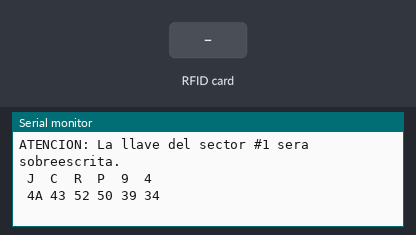
Recording of a sketch running on a simulated Arduino Uno, built with avr-gcc and run on an emulated ATmega328P. Shown: the last lines printed to the serial monitor. Inputs (shaded band) come from the test bench.

Above: at 1.5 s.
1.6 s: RFID card 5E 7A 19 C4 held to the reader
At 3.1 s:
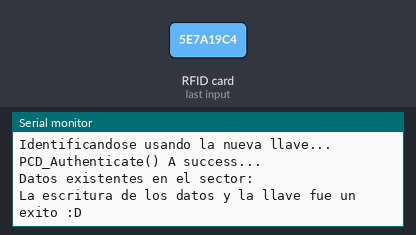
3.2 s: RFID card 5E 7A 19 C4 held to the reader
At 3.68 s:
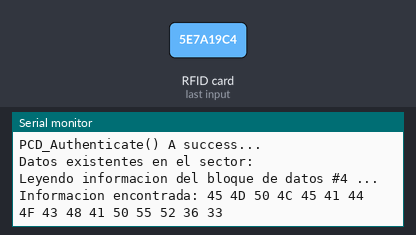

Measured:
- after the input at 1.6 s, the serial monitor: prints a new line after 0.13 s (image 1)
- after the input at 3.2 s, the serial monitor: prints a new line after 0.42 s (image 2)

The sketch:

Programador_RFID.ino
```cpp
/*
 * ----------------------------------------------------------------------------
 * See https://github.com/miguelbalboa/rfid
 * for further details and other examples.
 *
 * NOTE: The library file MFRC522.h has a lot of useful info. Please read it.
 *
 * Released into the public domain.
 * ----------------------------------------------------------------------------
 * Sketch/program which will try the most used default keys listed in
 * https://code.google.com/p/mfcuk/wiki/MifareClassicDefaultKeys to dump the
 * block 0 of a MIFARE RFID card using a RFID-RC522 reader.
 *
 * Typical pin layout used:
 * -----------------------------------------------------------------------------------------
 *             MFRC522      Arduino       Arduino   Arduino    Arduino          Arduino
 *             Reader/PCD   Uno/101       Mega      Nano v3    Leonardo/Micro   Pro Micro
 * Signal      Pin          Pin           Pin       Pin        Pin              Pin
 * -----------------------------------------------------------------------------------------
 * RST/Reset   RST          9             5         D9         RESET/ICSP-5     RST
 * SPI SS      SDA(SS)      10            53        D10        10               10
 * SPI MOSI    MOSI         11 / ICSP-4   51        D11        ICSP-4           16
 * SPI MISO    MISO         12 / ICSP-1   50        D12        ICSP-1           14
 * SPI SCK     SCK          13 / ICSP-3   52        D13        ICSP-3           15
 *
 */

#include <SPI.h>
#include <MFRC522.h>

#define RST_PIN         9           // Configurable, see typical pin layout above
#define SS_PIN          10          // Configurable, see typical pin layout above

MFRC522 mfrc522(SS_PIN, RST_PIN);   // Create MFRC522 instance.

byte sector         = 1; // 0,    1,    2,      3,  ...
byte blockAddr      = 4; // 0*-2,  4-6,  8-10,   12-14, ...
byte trailerBlock   = 7; // 3,    7,    11,     15, ...

byte dataBlock[] = {
    'E', 'M', 'P', 'L', //  1,  2,   3,  4,
    'E', 'A', 'D', 'O', //  5,  6,   7,  8,
    'C', 'H', 'A', 'P', //  9, 10, 255, 11,
    'U', 'R', '6', '3'  // 12, 13, 14, 15
};

byte newKey[6] = {'J','C','R','P','9','4'};

// Number of known default keys (hard-coded)
// NOTE: Synchronize the NR_KNOWN_KEYS define with the defaultKeys[] array
#define NR_KNOWN_KEYS   9
// Known keys, see: https://code.google.com/p/mfcuk/wiki/MifareClassicDefaultKeys
byte knownKeys[NR_KNOWN_KEYS][MFRC522::MF_KEY_SIZE] =  {
    {'J','C','R','P','9','4'},
    {0xff, 0xff, 0xff, 0xff, 0xff, 0xff}, // FF FF FF FF FF FF = factory default
    {0xa0, 0xa1, 0xa2, 0xa3, 0xa4, 0xa5}, // A0 A1 A2 A3 A4 A5
    {0xb0, 0xb1, 0xb2, 0xb3, 0xb4, 0xb5}, // B0 B1 B2 B3 B4 B5
    {0x4d, 0x3a, 0x99, 0xc3, 0x51, 0xdd}, // 4D 3A 99 C3 51 DD
    {0x1a, 0x98, 0x2c, 0x7e, 0x45, 0x9a}, // 1A 98 2C 7E 45 9A
    {0xd3, 0xf7, 0xd3, 0xf7, 0xd3, 0xf7}, // D3 F7 D3 F7 D3 F7
    {0xaa, 0xbb, 0xcc, 0xdd, 0xee, 0xff},  // AA BB CC DD EE FF
    {0x00, 0x00, 0x00, 0x00, 0x00, 0x00}  // 00 00 00 00 00 00
};


bool dataWrite = false;
bool keyWrite = false;

/*
 * Initialize.
 */
void setup() {
    Serial.begin(9600);         // Initialize serial communications with the PC
    while (!Serial);            // Do nothing if no serial port is opened (added for Arduinos based on ATMEGA32U4)
    SPI.begin();                // Init SPI bus
    mfrc522.PCD_Init();         // Init MFRC522 card

    //Serial.println(mfrc522.PCD_GetAntennaGain());
    //mfrc522.PCD_SetAntennaGain(0x07 << 4);
    //Serial.println(mfrc522.PCD_GetAntennaGain());

    Serial.println(F("Programador de tarjetas MIFARE Classic PICC"));
    Serial.println(F("Aplicacion escrita por el Ing. Julio Rosaldo"));
    Serial.println();

    Serial.print(F("ATENCION: Los datos existentes en el bloque #"));
    Serial.print(blockAddr);
    Serial.print(F(" del sector #"));
    Serial.print(sector);
    Serial.print(F(" seran sobreescritos."));
    Serial.println();

    for (int i=0; i<16; i++){
      Serial.write(" ");
      Serial.write(dataBlock[i]);
      Serial.write(" ");
    }
    Serial.println();
    for (int i=0; i<16; i++){
      Serial.print(dataBlock[i] < 0x10 ? " 0" : " ");
      Serial.print(dataBlock[i], HEX);
    }
    Serial.println();
    Serial.println();

    Serial.print(F("ATENCION: La llave del sector #"));
    Serial.print(sector);
    Serial.println(F(" sera sobreescrita."));

    for (int i=0; i<6; i++){
      Serial.write(" ");
      Serial.write(newKey[i]);
      Serial.write(" ");
    }
    Serial.println();
    for (int i=0; i<6; i++){
      Serial.print(newKey[i] < 0x10 ? " 0" : " ");
      Serial.print(newKey[i], HEX);
    }
    Serial.println();

    Serial.println();
    Serial.println();
}

/*
 * Helper routine to dump a byte array as hex values to Serial.
 */
void dump_byte_array(byte *buffer, byte bufferSize) {
    for (byte i = 0; i < bufferSize; i++) {
        Serial.print(buffer[i] < 0x10 ? " 0" : " ");
        Serial.print(buffer[i], HEX);
    }
}

/*
 * Try using the PICC (the tag/card) with the given key to access block 0.
 * On success, it will show the key details, and dump the block data on Serial.
 *
 * @return true when the given key worked, false otherwise.
 */
bool try_key(MFRC522::MIFARE_Key *key)
{
    MFRC522::StatusCode status;
    byte buffer[18];
    byte size = sizeof(buffer);

    // Authenticate using key A
    Serial.println(F("Identificandose usando llave generica..."));
    status = (MFRC522::StatusCode) mfrc522.PCD_Authenticate(MFRC522::PICC_CMD_MF_AUTH_KEY_A, trailerBlock, key, &(mfrc522.uid));
    if (status != MFRC522::STATUS_OK) {
        Serial.print(F("PCD_Authenticate() failed: "));
        Serial.println(mfrc522.GetStatusCodeName(status));
        return false;
    }
    Serial.println(F("PCD_Authenticate() A success..."));
    Serial.println();

    // Show the whole sector as it currently is
    Serial.println(F("Datos existentes en el sector:"));
    mfrc522.PICC_DumpMifareClassicSectorToSerial(&(mfrc522.uid), key, sector); // Funcion que imprime todos los datos de un sector
    Serial.println();

    // Read data from the block
    Serial.print(F("Leyendo informacion del bloque de datos #")); Serial.print(blockAddr); Serial.println(F(" ..."));
    status = (MFRC522::StatusCode) mfrc522.MIFARE_Read(blockAddr, buffer, &size); // Funcion de lectura
    if (status != MFRC522::STATUS_OK) {
        Serial.print(F("MIFARE_Read() failed: "));
        Serial.println(mfrc522.GetStatusCodeName(status));
    }
    Serial.print(F("Informacion encontrada:"));
    dump_byte_array(buffer, 16); Serial.println(); // Funcion que imprime los datos leidos del bloque
    Serial.println();


    // Read data from the trailer block
    Serial.print(F("Leyendo informacion del trailer block ")); Serial.print(trailerBlock); Serial.println(F(" ..."));
    status = (MFRC522::StatusCode) mfrc522.MIFARE_Read(trailerBlock, buffer, &size); // Funcion de lectura
    if (status != MFRC522::STATUS_OK) {
        Serial.print(F("MIFARE_Read() failed: "));
        Serial.println(mfrc522.GetStatusCodeName(status));
    }
    byte dataTrailerBlock[16];
    for (byte i = 0; i < 16; i++)
    {
      dataTrailerBlock[i] = buffer[i];
    }
    Serial.println(F("Informacion encontrada:"));
    dump_byte_array(dataTrailerBlock, 16); Serial.println(); // Funcion que imprime los datos leidos del bloque
    Serial.println();


    // Preparar la nueva llave
    for (byte i = 0; i < 6; i++)
    {
      dataTrailerBlock[i] = newKey[i];
      dataTrailerBlock[i+10] = newKey[i];
    }
    Serial.println(F("Datos a escribir en el trailer block: "));
    dump_byte_array(dataTrailerBlock, 16); Serial.println(); // Funcion que imprime los datos leidos del bloque
    Serial.println();

    /*
    // Authenticate using key B
    Serial.println(F("Authenticating again using key B..."));
    status = (MFRC522::StatusCode) mfrc522.PCD_Authenticate(MFRC522::PICC_CMD_MF_AUTH_KEY_B, trailerBlock, &key, &(mfrc522.uid));
    if (status != MFRC522::STATUS_OK) {
        Serial.print(F("PCD_Authenticate() failed: "));
        Serial.println(mfrc522.GetStatusCodeName(status));
        return;
    }
    Serial.println(F("PCD_Authenticate() B success..."));
    */


    // Escribir datos en el bloque seleccionado
    Serial.print(F("Escribiendo informacion en el bloque de datos #")); Serial.print(blockAddr); Serial.println(F(" ..."));
    dump_byte_array(dataBlock, 16); Serial.println();
    status = (MFRC522::StatusCode) mfrc522.MIFARE_Write(blockAddr, dataBlock, 16);
    if (status != MFRC522::STATUS_OK) {
        Serial.print(F("MIFARE_Write() failed: "));
        Serial.println(mfrc522.GetStatusCodeName(status));
    }
    Serial.println(F("finalizado"));
    Serial.println();

    // Read data from the block (again, should now be what we have written)
    Serial.print(F("Leyendo informacion escrita en el bloque de datos #")); Serial.print(blockAddr); Serial.println(F(" ..."));
    status = (MFRC522::StatusCode) mfrc522.MIFARE_Read(blockAddr, buffer, &size);
    if (status != MFRC522::STATUS_OK) {
        Serial.print(F("MIFARE_Read() failed: "));
        Serial.println(mfrc522.GetStatusCodeName(status));
    }
    Serial.println(F("Informacion encontrada:"));
    dump_byte_array(buffer, 16); Serial.println();
    Serial.println();

    // Check that data in block is what we have written
    // by counting the number of bytes that are equal
    Serial.println(F("Verificando integridad de los datos escritos..."));
    byte count = 0;
    for (byte i = 0; i < 16; i++) {
        // Compare buffer (= what we've read) with dataBlock (= what we've written)
        if (buffer[i] == dataBlock[i])
            count++;
    }
    Serial.print(F("Numero de bytes que coinciden = ")); Serial.println(count);
    if (count == 16) {
        Serial.println(F("Escritura de datos exitosa"));
        dataWrite = true;
    } else {
        Serial.println(F("ERROR: los datos no coinciden "));
    }
    Serial.println();


    // Escritura de datos en el bloque trailer seleccionado
    Serial.print(F("Escribiendo datos en el bloque trailer ")); Serial.print(trailerBlock);
    Serial.println(F(" ..."));
    dump_byte_array(dataTrailerBlock, 16); Serial.println();
    status = (MFRC522::StatusCode) mfrc522.MIFARE_Write(trailerBlock, dataTrailerBlock, 16);
    if (status != MFRC522::STATUS_OK) {
        Serial.print(F("MIFARE_Write() failed: "));
        Serial.println(mfrc522.GetStatusCodeName(status));
    }
    Serial.println(F("finalizado"));
    Serial.println();


    MFRC522::MIFARE_Key newKeyCheck;
    for (byte i = 0; i < MFRC522::MF_KEY_SIZE; i++) {
      newKeyCheck.keyByte[i] = newKey[i];
    }

    // TERMINA ESCRITURA


    // Authenticate using key A
    Serial.println(F("Identificandose usando la nueva llave..."));
    status = (MFRC522::StatusCode) mfrc522.PCD_Authenticate(MFRC522::PICC_CMD_MF_AUTH_KEY_A, trailerBlock, &newKeyCheck, &(mfrc522.uid));
    if (status != MFRC522::STATUS_OK) {
        Serial.print(F("PCD_Authenticate() failed: "));
        Serial.println(mfrc522.GetStatusCodeName(status));
        return false;
    }
    else{
      keyWrite = true;
    }
    Serial.println(F("PCD_Authenticate() A success..."));
    Serial.println();


    // Dump the sector data
    Serial.println(F("Datos existentes en el sector:"));
    mfrc522.PICC_DumpMifareClassicSectorToSerial(&(mfrc522.uid), &newKeyCheck, sector);
    Serial.println();


    if (dataWrite == true && keyWrite == true){
      dataWrite = false;
      keyWrite = false;
      Serial.println(F("La escritura de los datos y la llave fue un exito :D"));
      Serial.println();
      Serial.println();
    }


    mfrc522.PICC_HaltA();
    mfrc522.PCD_StopCrypto1();
    return true;
}

/*
 * Main loop.
 */
void loop() {
  delay(250);
    // Reset the loop if no new card present on the sensor/reader. This saves the entire process when idle.
    if ( ! mfrc522.PICC_IsNewCardPresent())
        return;

    // Select one of the cards
    if ( ! mfrc522.PICC_ReadCardSerial())
        return;

    // Show some details of the PICC (that is: the tag/card)
    Serial.print(F("Card UID:"));
    dump_byte_array(mfrc522.uid.uidByte, mfrc522.uid.size); // UID DE LA TARJETA
    Serial.println();

    Serial.print(F("PICC type: "));
    MFRC522::PICC_Type piccType = mfrc522.PICC_GetType(mfrc522.uid.sak); // TIPO DE LA TARJETA
    Serial.println(mfrc522.PICC_GetTypeName(piccType));
    Serial.println();

    // Try the known default keys
    MFRC522::MIFARE_Key key;
    for (byte k = 0; k < NR_KNOWN_KEYS; k++) {
        // Copy the known key into the MIFARE_Key structure
        for (byte i = 0; i < MFRC522::MF_KEY_SIZE; i++) {
            key.keyByte[i] = knownKeys[k][i];
        }
        // PRUEBA LA LLAVE
        if (try_key(&key)) {
            // Found and reported on the key and block,
            // no need to try other keys for this PICC
            break;
        }

        // http://arduino.stackexchange.com/a/14316
        if ( ! mfrc522.PICC_IsNewCardPresent())
            break;
        if ( ! mfrc522.PICC_ReadCardSerial())
            break;

    }

    // Si la comunicacion falla la tarjeta se detiene, por lo que esta se reinicia...
    mfrc522.PICC_IsNewCardPresent();
    mfrc522.PICC_ReadCardSerial();

    // ...y se pone en modo de reposo para evitar lecturas repetivas
    mfrc522.PICC_HaltA(); // Se detiene el PICC
    mfrc522.PCD_StopCrypto1(); // Detiene la encriptacion en el PCD
}
```
